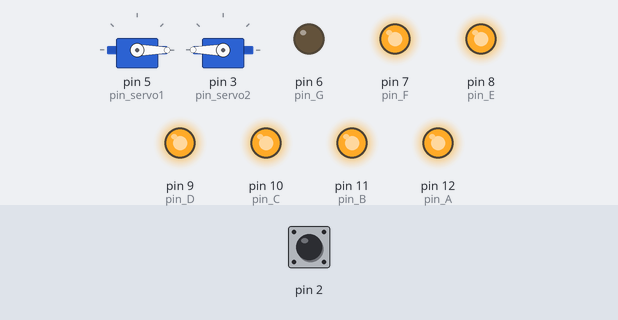
A sketch run on a simulated Arduino Uno, built with avr-gcc and run on an emulated ATmega328P. On the bench: 2 × servo, output pins drawn as LEDs (lit = HIGH). Inputs (shaded band) come from the test bench; at power-on: pin 2 HIGH.

Above: at 1.2 s.
1.3 s: pin 2 driven LOW
At 2.5 s:
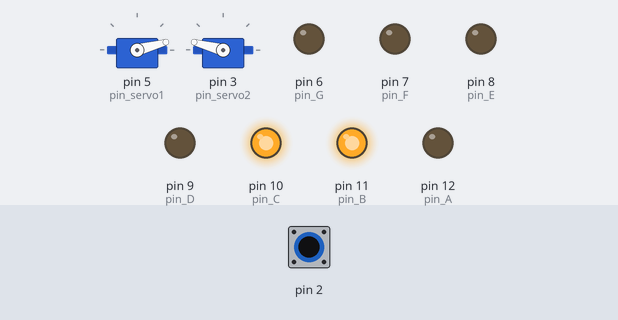
2.8 s: pin 2 pulsed HIGH 5 times (0.12 s each, 0.3 s apart)
At 4.9 s:
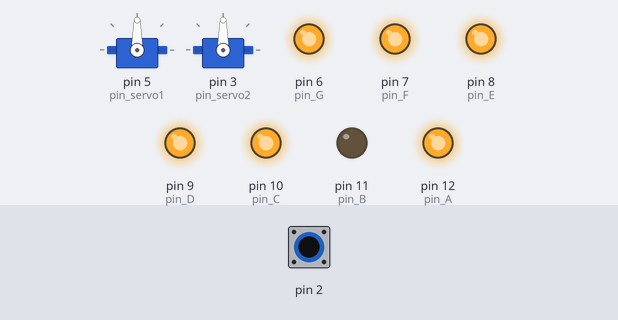
5.8 s: pin 2 pulsed HIGH 2 times (0.12 s each, 0.3 s apart)
At 7.2 s:
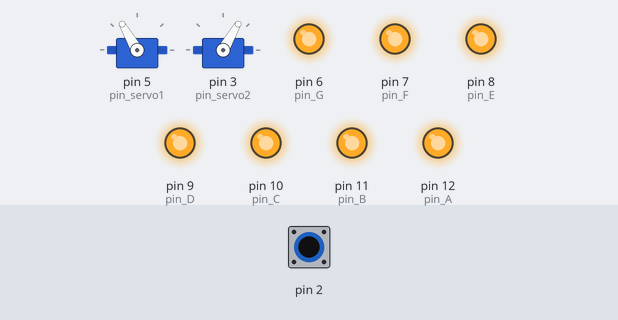
Timing chart, 0 to 8.8 s (numbered marks = the images above; inputs shaded):
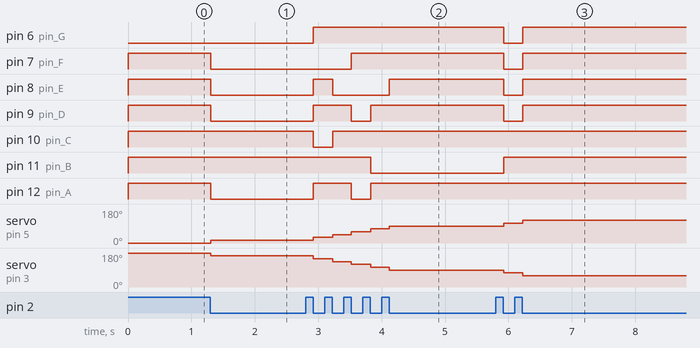

The sketch:

Part3.ino
```cpp
#include <Servo.h>
const int pin_A = 12;
const int pin_B = 11;
const int pin_C = 10;
const int pin_D = 9;
const int pin_E = 8;
const int pin_F = 7;
const int pin_G = 6;
const int pin_servo1 = 5;
const int pin_servo2 = 3;
Servo servo1;
Servo servo2;
bool a = 1, b = 1, c = 1, d = 1, e = 1, f = 1, g = 0;
int counter = 0;
void setup() {
	pinMode(pin_A, OUTPUT);
	pinMode(pin_B, OUTPUT);
	pinMode(pin_C, OUTPUT);
	pinMode(pin_D, OUTPUT);
	pinMode(pin_E, OUTPUT);
	pinMode(pin_F, OUTPUT);
	pinMode(pin_G, OUTPUT);
  	pinMode(3,	   INPUT);
  	servo1.attach(pin_servo1);
  	servo2.attach(pin_servo2);
  	attachInterrupt(digitalPinToInterrupt(2), button_press, FALLING);
}

void loop() {
  	digitalWrite(pin_A, a);
  	digitalWrite(pin_B, b);
  	digitalWrite(pin_C, c);
  	digitalWrite(pin_D, d);
  	digitalWrite(pin_E, e);
  	digitalWrite(pin_F, f);
  	digitalWrite(pin_G, g);
  	servo1.write(15 * counter);
  	servo2.write(180-15 * counter);
	delay(10);
}
void button_press() {
	counter++; counter %= 10;
    update(counter);
}
void update(int x) {
	switch(x) {
      	case 0: a = 1; b = 1; c = 1; d = 1; e = 1; f = 1; g = 0; break;
      	case 1: a = 0; b = 1; c = 1; d = 0; e = 0; f = 0; g = 0; break;
      	case 2: a = 1; b = 1; c = 0; d = 1; e = 1; f = 0; g = 1; break;
      	case 3: a = 1; b = 1; c = 1; d = 1; e = 0; f = 0; g = 1; break;
      	case 4: a = 0; b = 1; c = 1; d = 0; e = 0; f = 1; g = 1; break;
      	case 5: a = 1; b = 0; c = 1; d = 1; e = 0; f = 1; g = 1; break;
      	case 6: a = 1; b = 0; c = 1; d = 1; e = 1; f = 1; g = 1; break;
      	case 7: a = 1; b = 1; c = 1; d = 0; e = 0; f = 0; g = 0; break;
      	case 8: a = 1; b = 1; c = 1; d = 1; e = 1; f = 1; g = 1; break;
      	case 9: a = 1; b = 1; c = 1; d = 0; e = 0; f = 1; g = 1; break;
      	default:a = 0; b = 0; c = 0; d = 0; e = 0; f = 0; g = 0;
    }
}
```

Measured:
- after the input at 1.3 s, pin 7 (pin_F), pin 8 (pin_E), pin 9 (pin_D), pin 12 (pin_A): HIGH → LOW at once; servo on pin 5 (pin_servo1): 0° → 15° at once; servo on pin 3 (pin_servo2): 180° → 165° at once
- after the input at 2.8 s, pin 6 (pin_G): LOW → HIGH after 0.12 s; pin 7 (pin_F): LOW → HIGH after 0.72 s; pin 8 (pin_E): LOW → HIGH after 0.12 s, → LOW 0.31 s later, → HIGH 0.90 s later; pin 9 (pin_D), pin 12 (pin_A): LOW → HIGH after 0.12 s, → LOW 0.60 s later, → HIGH 0.31 s later; pin 10 (pin_C): HIGH → LOW after 0.12 s, → HIGH 0.31 s later
- after the input at 5.8 s, pin 6 (pin_G), pin 7 (pin_F), pin 8 (pin_E), pin 9 (pin_D): HIGH → LOW after 0.12 s, → HIGH 0.31 s later; pin 11 (pin_B): LOW → HIGH after 0.12 s; servo on pin 5 (pin_servo1): 90° → 105° after 0.12 s, → 120° 0.31 s later; servo on pin 3 (pin_servo2): 90° → 75° after 0.12 s, → 60° 0.31 s later
